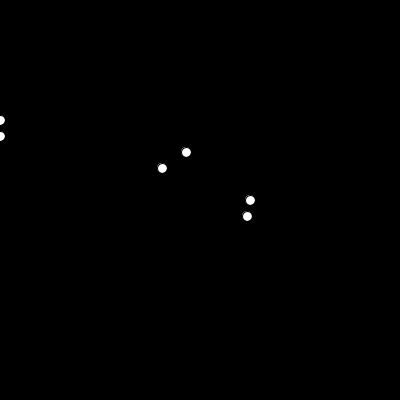
Frame 1 (no input)
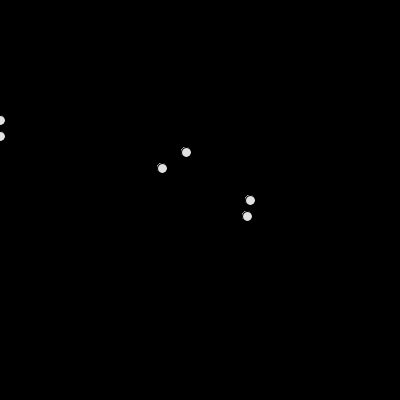
Frame 60 (the mouse pressed at the canvas centre just before this capture)
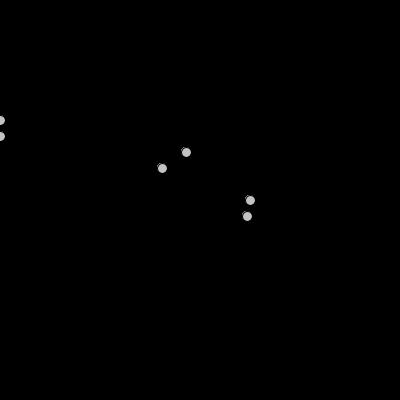
Frame 120 (the mouse held since frame 60 and released just before this capture)

The Processing sketch that drew these frames (run headless with seeded random() and noise(); from frame 60 on, the mouse is pressed at the canvas centre):

// Processing sketch: MidiCircles
// ── MidiCircles.pde
ArrayList circles = new ArrayList();

int mainRadius = 200;
int circY = 100;
int lastSecond;
boolean sign;
void setup()
{
  lastSecond = second();
 size(400,400);
 background(0);
 sign = true;
 circles.add(new MidiCircle(200,200,50,0.5));
}

void draw()
{
       
  for(int i = 0; i< circles.size(); i++)
  {
    ((MidiCircle)circles.get(i)).draw();
  }

}

// ── MidiCircle.pde
class MidiCircle
{
  public int x, y, radius;
  private float step;
  private float speed;
  private int smallRadius = 10;
  private int Npetals = 6;
  
 public  MidiCircle(int x, int y, int radius, float speed)
 {
   this.x=x;
   this.y=y;
   this.radius = radius;
   this.step = 255;
   this.speed = speed;
 }
 
 public void draw()
 {
   if(this.step >0)
   {
     fill(this.step);
     for(int i =0; i <Npetals; i++)
     {
       int newY = this.y+i*round(this.radius*2/Npetals);
       if(newY >= this.y + this.radius/2)
       {
         newY = this.y-i*round(this.radius*2/Npetals);
         ellipse(getCircX(newY, this.radius, false),newY , this.smallRadius, this.smallRadius);
       }
       else
       {
         newY = this.y+i*round(this.radius*2/Npetals);
         ellipse(getCircX(newY, this.radius, true),newY , this.smallRadius, this.smallRadius);
       }
     }
     this.step -= this.speed;
   }
   else
     this.step = 0;
 }
 
 private int getCircX(int circY, int radius, boolean positive)
 {
  if(positive)
  return round(sqrt(pow(radius,2) - pow(circY-this.y, 2))+this.x);
  else
  return round(-sqrt(pow(radius,2) - pow(circY-this.y, 2))+this.x);
 }
}
